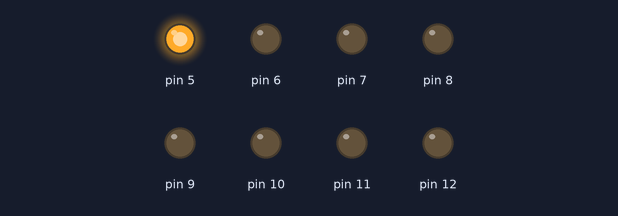
This sketch was run on a simulated Arduino Uno, built with avr-gcc and run on an emulated ATmega328P. On the bench: output pins drawn as LEDs (lit = HIGH).

Above: at 0.1 s.
At 0.7 s:
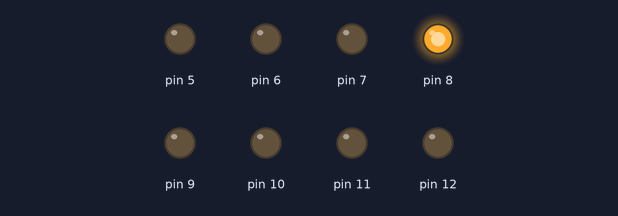
At 1.1 s:
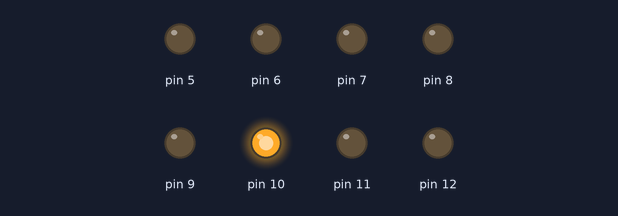
At 1.5 s:
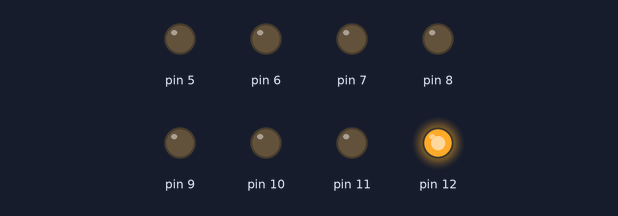
At 2.5 s:
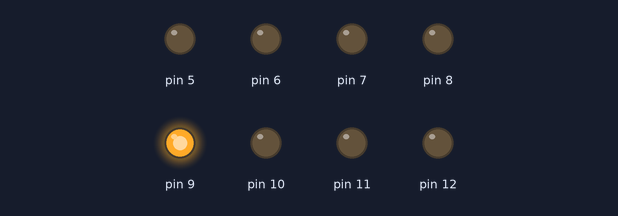
At 3.5 s:
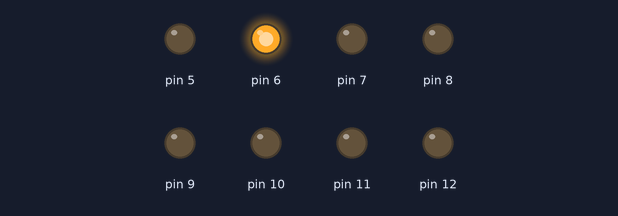
Timing chart, 0 to 3.8 s (numbered marks = the images above):
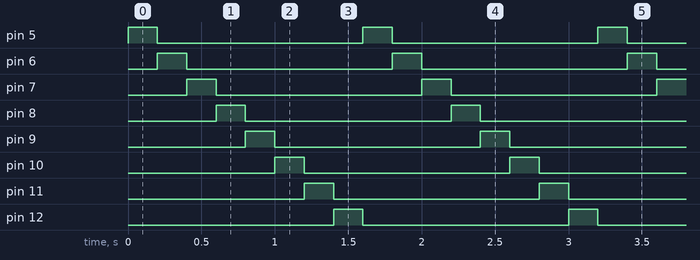

The sketch:

Opdracht_1.ino
```cpp
int delayTime = 200;

void setup() {

  // Een for lop voor de initialisatie van elke pin als een output

  for (int Pin = 5; Pin < 13; Pin++) {

    pinMode(Pin, OUTPUT);

  }
}

void loop() {

  // Een for lop voor de laagste pin naar de hoogste pin

  for (int Pin = 5; Pin < 13; Pin++) {

    // Pin aanzetten

    digitalWrite(Pin, HIGH);

    delay(delayTime);


    // Pin uitzetten

    digitalWrite(Pin, LOW);

  }

  // Een for lop voor de hoogste pin naar de laagste pin

  for (int Pin = 5; Pin >= 13; Pin--) {

    // Pin aanzetten

    digitalWrite(Pin, HIGH);

    delay(delayTime);


    // Pin uitzetten

    digitalWrite(Pin, LOW);

  }
}
```

Measured:
- by itself, pin 5–12: alternates HIGH for 0.20 s and LOW for 1.4 s
- by itself, everything shown: repeats every 1.6 s, in 8 steps
